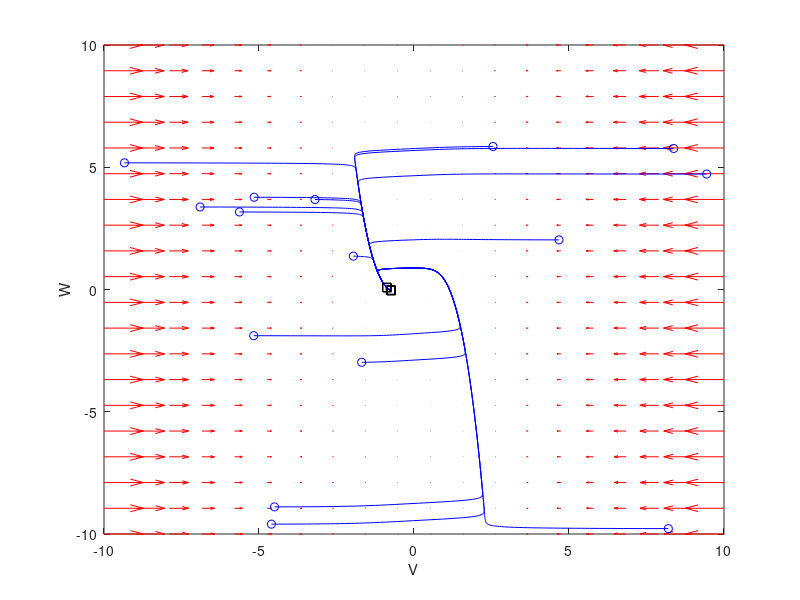

Recreate this plot in MATLAB. (Note: this script raises an error after producing the figure.)
clc
clear
figure
% initial parameters
noip = 15;
interval = 10;
I = 0.3;
f = @(t,Y) [Y(1)-Y(1)^3-Y(2)+I;0.08*(Y(1)+0.7-0.8*Y(2))];
y1 = linspace(-interval,interval,20);
y2 = linspace(-interval,interval,20);
% creates two matrices one for all the x-values on the grid, and one for
% all the y-values on the grid. Note that x and y are matrices of the same
% size and shape, in this case 20 rows and 20 columns
[x,y] = meshgrid(y1,y2);
u = zeros(size(x));
v = zeros(size(x));
% we can use a single loop over each element to compute the derivatives at
% each point (y1, y2)
t=0; % we want the derivatives at each point at t=0, i.e. the starting time
for i = 1:numel(x)
    Yprime = f(t,[x(i); y(i)]);
    u(i) = Yprime(1);
    v(i) = Yprime(2);
end
quiver(x,y,u,v,'r');
xlabel('V')
ylabel('W')
% axis tight equal;
hold on
for i = 1:noip
    [ts,ys] = ode45(f,[0,50],[rand()*interval*((-1)^floor(rand()*interval)); ...
    rand()*interval*((-1)^floor(rand()*interval))]);
    plot(ys(:,1),ys(:,2),'b')
    plot(ys(1,1),ys(1,2),'bo') % starting point
    plot(ys(end,1),ys(end,2),'ks') % ending point
    xlim([-interval interval]);
    ylim([-interval interval]);
end
syms t
f1 = fplot((I+t-t^3),'m','LineWidth',2);
f2 = fplot(1.25*(t+0.7),'g','LineWidth',2);
legend([f1,f2],'V nullcline','W nullcline');
title("phase plane")
hold('off')